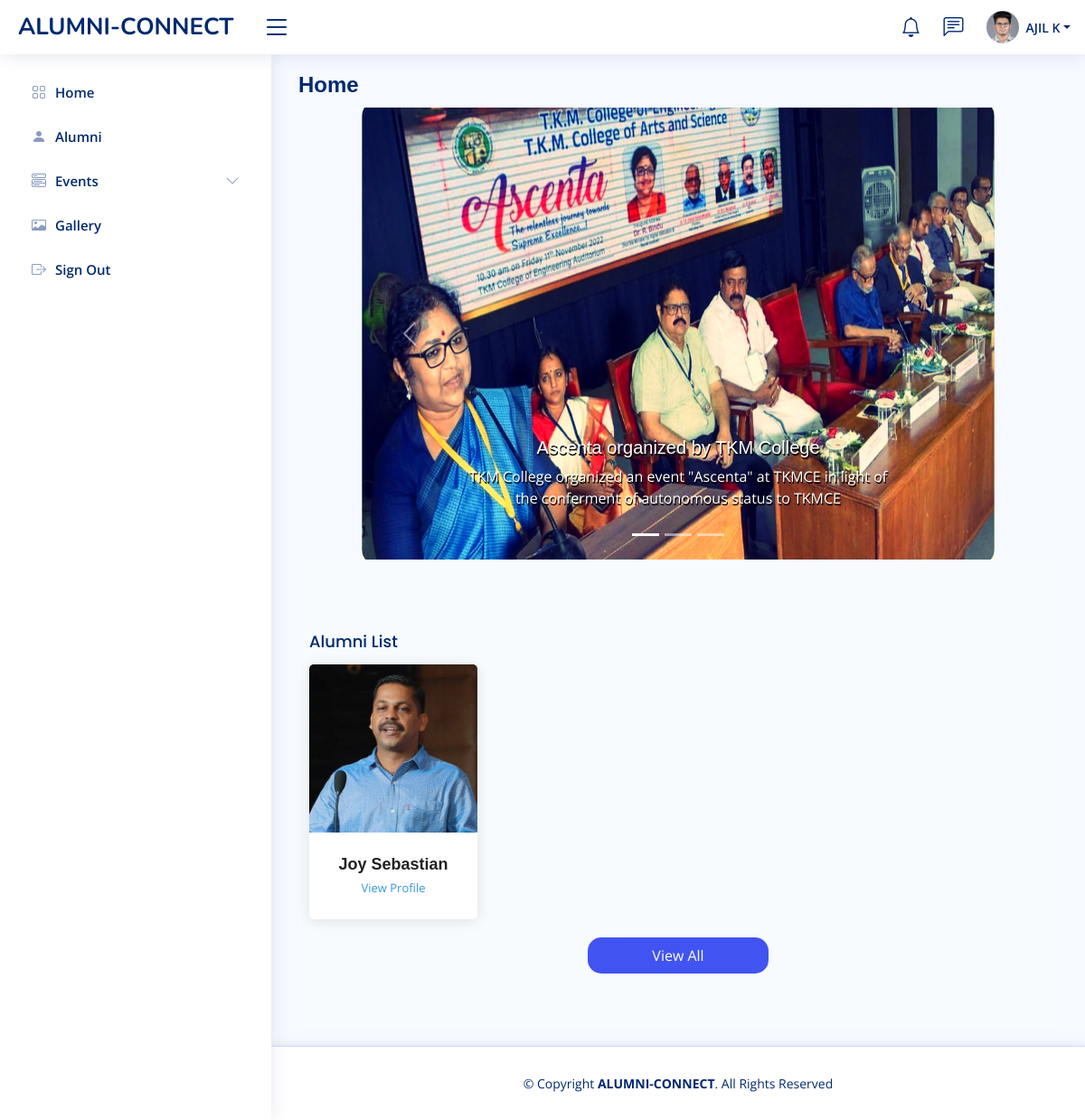
Page /alumnis/alumniView/ (signed in) on the earlier database version.
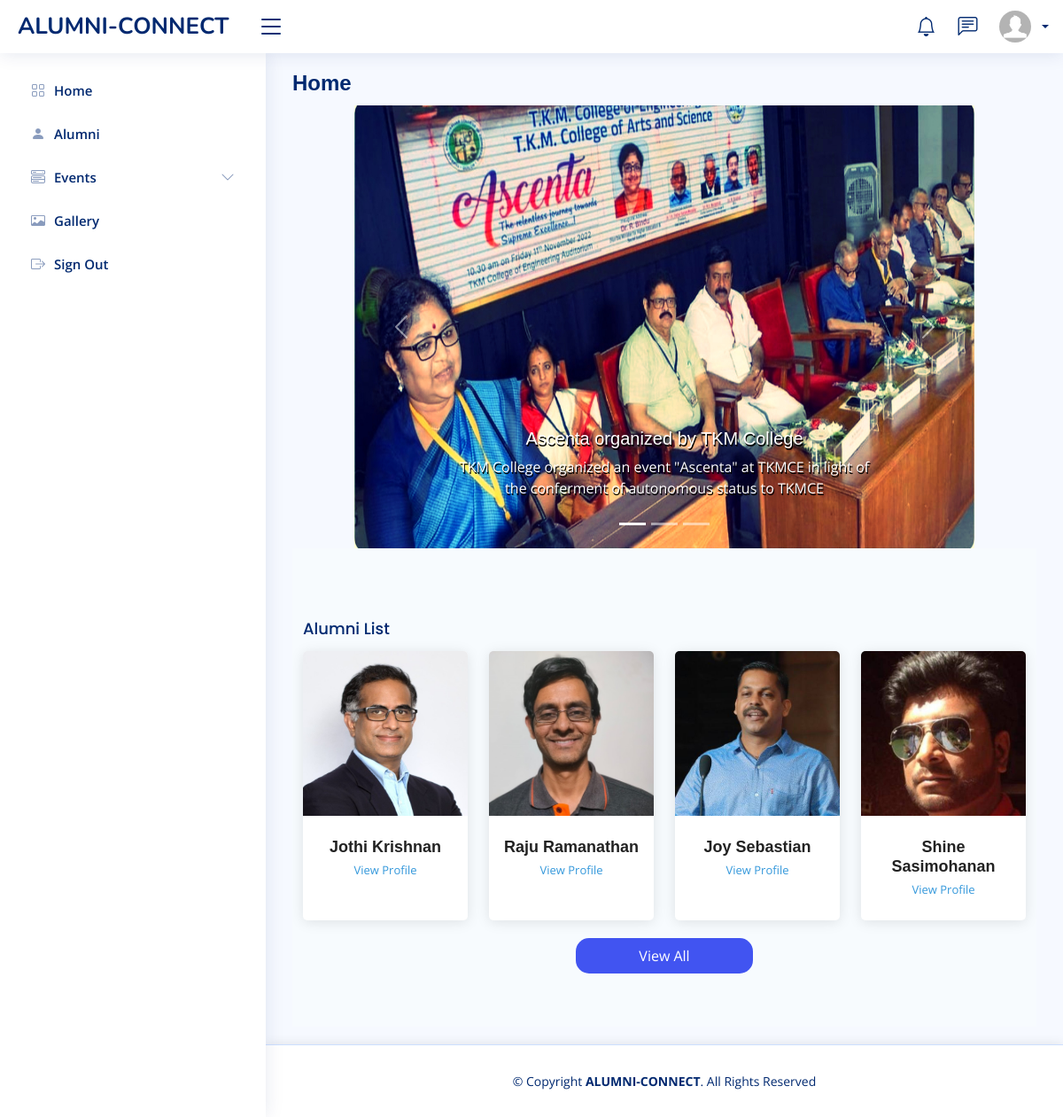
Same page on the later database version.
### alumnis/models.py (models this page shows)
class AlumniProPic(models.Model):
  proPic = models.ImageField(upload_to='alumniProPic/')
  email = models.CharField(max_length=255,primary_key=True, default="")

class Alumnis(models.Model):
  fname = models.CharField(max_length=255,default="")
  lname = models.CharField(max_length=255,default="")
  email = models.CharField(max_length=255,primary_key=True)
  branch = models.CharField(max_length=255,default="")
  yoa = models.IntegerField(default=0)
  mobile = models.IntegerField(default=0)
  password = models.CharField(max_length=255)
  otp = models.IntegerField(default=0)
  verified = models.IntegerField(default=0)
  profile = models.IntegerField(default=0)

### alumnis/views.py (the view)
# urls.py: path('alumniView/', views.alumniView, name='alumniView'),
def alumniView(request):
  if 'email' in request.session:
    a=request.session.get('email')
    pic = AlumniProPic.objects.filter(email=a).values()
    user = Alumnis.objects.filter(email=a).values()
    alumniDetails = AlumniProfile.objects.filter(email=a).values()
    alumniList =Alumnis.objects.filter(~Q(email=a),profile=1).order_by('email')[:4]
    alumniD=[]
    for i in alumniList:
      cp=AlumniProfile.objects.filter(email=i.email).count()
      ci=AlumniProPic.objects.filter(email=i.email).count()
      if int(cp)>0 and int(ci)>0:
        x=AlumniProfile.objects.get(email=i.email)
        y=AlumniProPic.objects.get(email=i.email)
        alumniD.append([i.email,i.fname,i.lname,x.linkedID,y.proPic])
      elif int(cp)>0 and int(ci)==0:
        x=AlumniProfile.objects.get(email=i.email)
        alumniD.append([i.email,i.fname,i.lname,x.linkedID,0])
    template = loader.get_template('alumniView.html')
    context = {
    'myalumnis': user,'details':alumniDetails,'pic' : pic,'alumniList': alumniD,
  }
    return HttpResponse(template.render(context, request))
  else:
    return redirect('index')

### alumnis/templates/alumniView.html (shortened to what this page needs)
<!DOCTYPE html>
<html lang="en">
<head>
    {% load static %}
  <link href="{% static 'assets2/vendor/bootstrap/css/bootstrap.min.css' %}" rel="stylesheet">
  <link href="{% static 'assets2/vendor/bootstrap-icons/bootstrap-icons.css' %}" rel="stylesheet">
  <link href="{% static 'assets2/vendor/boxicons/css/boxicons.min.css' %}" rel="stylesheet">
  <link href="{% static 'assets2/vendor/quill/quill.snow.css' %}" rel="stylesheet">
  <link href="{% static 'assets2/vendor/quill/quill.bubble.css' %}" rel="stylesheet">
  <link href="{% static 'assets2/vendor/remixicon/remixicon.css' %}" rel="stylesheet">
  <link href="{% static 'assets2/vendor/simple-datatables/style.css' %}" rel="stylesheet">
  <link href="{% static 'assets2/css/style.css' %}" rel="stylesheet">
  <link href="{% static 'assets/css/style.css' %}" rel="stylesheet">
</head>
<body>
  {% include 'alumniHeader.html' %}
  {% include 'alumniSidebar.html' %}
  <main id="main" class="main">
    <div class="pagetitle">
      <h1>Home</h1>
    </div>
    <div class="row">
<center>
    <div class="col-xl-10">
    <div id="carouselExampleCaptions" class="carousel slide" data-bs-ride="carousel">
      <div class="carousel-indicators">
        <button type="button" data-bs-target="#carouselExampleCaptions" data-bs-slide-to="0" class="active" aria-current="true" aria-label="Slide 1"></button>
        <button type="button" data-bs-target="#carouselExampleCaptions" data-bs-slide-to="1" aria-label="Slide 2"></button>
        <button type="button" data-bs-target="#carouselExampleCaptions" data-bs-slide-to="2" aria-label="Slide 3"></button>
      </div>
      <div class="carousel-inner">
        <div class="carousel-item active">
          <img src="{% static 'assets2/img/events/slide1.jpg' %}" height="500px" class="d-block w-100" alt="...">
          <div class="carousel-caption d-none d-md-block">
            <h5 style="text-shadow: 1px 2px #000;">Ascenta organized by TKM College </h5>
            <p style="text-shadow: 1px 2px #000;">TKM College organized an event "Ascenta" at TKMCE in light of the conferment of autonomous status to TKMCE</p>
          </div>
        </div>
      </div>
      <button class="carousel-control-prev" type="button" data-bs-target="#carouselExampleCaptions" data-bs-slide="prev">
        <span class="carousel-control-prev-icon" aria-hidden="true"></span>
      </button>
      <button class="carousel-control-next" type="button" data-bs-target="#carouselExampleCaptions" data-bs-slide="next">
        <span class="carousel-control-next-icon" aria-hidden="true"></span>
      </button>
    </div>
    </div>
  </center>
    </div>
    <section class="team section-bg">
      <div class="container">
        <h5 class="card-title">Alumni List</h5>
        <div class="row">
          {% for i in alumniList %}
            <div class="col-lg-3 col-md-6 d-flex align-items-stretch">
              <div class="member" data-aos="fade-up" data-aos-delay="400">
                <div class="member-img">
                  {% if i.4 %}
                  <img src="{% static 'media/' %}{{ i.4 }}" class="img-fluid" alt="">
                  {% else %}
                  <img src="{% static 'assets2/img/profile-img.jpg' %}" class="img-fluid" alt="">
                  {% endif %}
                </div>
                <div class="member-info">
                  <h4>{{ i.1 }} {{ i.2 }}</h4>
                  <span><a href="../viewAlumniPro/{{ i.0 }}">View Profile</a></span>
                </div>
              </div>
            </div>
          {% endfor %}
        </div>
        <center><a style="color:white;" href="../alumniList"><button style="background-color: #4154f1; border:none;border-radius:15px; width:200px;height:40px;color:white;">View All</button></a></center>
      </div>
    </section>
</main>
  <footer id="footer" class="footer">
    <div class="copyright">
      &copy; Copyright <strong><span>ALUMNI-CONNECT</span></strong>. All Rights Reserved
    </div>
  </footer>
</body>
</html>

### alumnis/templates/alumniHeader.html (shortened to what this page needs)
{% load static %}
<header id="header" class="header fixed-top d-flex align-items-center">
    <div class="d-flex align-items-center justify-content-between">
      <a href="../" class="logo d-flex align-items-center">
        <span class="d-none d-lg-block" style="margin-left:20px;">ALUMNI-CONNECT</span>
      </a>
      <i class="bi bi-list toggle-sidebar-btn"></i>
    </div>
    <nav class="header-nav ms-auto">
      <ul class="d-flex align-items-center">
        <li class="nav-item dropdown">
          <a class="nav-link nav-icon" href="#" data-bs-toggle="dropdown">
            <i class="bi bi-bell"></i>
          </a>
        </li>
        <li class="nav-item dropdown">
          <a class="nav-link nav-icon" href="#" data-bs-toggle="dropdown">
            <i class="bi bi-chat-left-text"></i>
          </a>
        </li>
        <li class="nav-item dropdown pe-3">
          <a class="nav-link nav-profile d-flex align-items-center pe-0" href="#" data-bs-toggle="dropdown">
            {% if pic.0.proPic %}
              <img src="{% static 'media/' %}{{ pic.0.proPic }}"  alt="Profile" class="rounded-circle">
            {% else %}
              <img src="{% static 'assets2/img/profile-img.jpg' %}" alt="Profile" class="rounded-circle">
            {% endif %}
            <span class="d-none d-md-block dropdown-toggle ps-2">{{ myalumnis.0.fname }} {{ myalumnis.0.lname }}</span>
          </a>
        </li>
      </ul>
    </nav>
  </header>

### alumnis/templates/alumniSidebar.html (shortened to what this page needs)
{% load static %}
<aside id="sidebar" class="sidebar">
    <ul class="sidebar-nav" id="sidebar-nav">
      <li class="nav-item">
        <a class="nav-link collapsed" href="../alumniView">
          <i class="bi bi-grid"></i>
          <span>Home</span>
        </a>
      </li>
      <li class="nav-item">
        <a class="nav-link collapsed" href="../alumniList">
          <i class="bi bi-person-fill"></i>
          <span>Alumni</span>
        </a>
      </li>
      <li class="nav-item">
        <a class="nav-link collapsed" data-bs-target="#components-nav" data-bs-toggle="collapse" href="#">
          <i class="bi bi-menu-button-wide"></i><span>Events</span><i class="bi bi-chevron-down ms-auto"></i>
        </a>
      </li>
      <li class="nav-item">
        <a class="nav-link collapsed" href="../alumniGallery">
          <i class="bi bi-card-image"></i>
          <span>Gallery</span>
        </a>
      </li>
      <li class="nav-item">
        <a class="nav-link collapsed" data-bs-toggle="modal" data-bs-target="#signout">
          <i class="bi bi-box-arrow-right"></i>
          <span>Sign Out</span>
        </a>
      </li>
    </ul>
  </aside>

### alumnis/static/assets2/css/style.css (style rules this page uses)
:root { scroll-behavior: smooth; }
body { font-family: "Open Sans", sans-serif; background: #f6f9ff; color: #444444; }
a { color: #4154f1; text-decoration: none; }
h1, h2, h3, h4, h5, h6 { font-family: "Nunito", sans-serif; }
#main { margin-top: 60px; padding: 20px 30px; transition: all 0.3s; }
.pagetitle { margin-bottom: 10px; }
.pagetitle h1 { font-size: 24px; margin-bottom: 0; font-weight: 600; color: #012970; }
.card-title { padding: 20px 0 15px 0; font-size: 18px; font-weight: 500; color: #012970; font-family: "Poppins", sans-serif; }
.logo { line-height: 1; }
@media (min-width: 1200px) { .logo { width: 280px; } }
.logo span { font-size: 26px; font-weight: 700; color: #012970; font-family: "Nunito", sans-serif; }
.header { transition: all 0.5s; z-index: 997; height: 60px; box-shadow: 0px 2px 20px rgba(1, 41, 112, 0.1); background-color: #fff; padding-left: 20px; }
.header .toggle-sidebar-btn { font-size: 32px; padding-left: 10px; cursor: pointer; color: #012970; }
.header-nav ul { list-style: none; }
.header-nav>ul { margin: 0; padding: 0; }
.header-nav .nav-icon { font-size: 22px; color: #012970; margin-right: 25px; position: relative; }
.header-nav .nav-profile { color: #012970; }
.header-nav .nav-profile img { max-height: 36px; }
.header-nav .nav-profile span { font-size: 14px; font-weight: 600; }
.sidebar { position: fixed; top: 60px; left: 0; bottom: 0; width: 300px; z-index: 996; transition: all 0.3s; padding: 20px; overflow-y: auto; scrollbar-width: thin; scrollbar-color: #aab7cf transparent; box-shadow: 0px 0px 20px rgba(1, 41, 112, 0.1); background-color: #fff; }
@media (min-width: 1200px) { #main, #footer { margin-left: 300px; } }
.sidebar-nav { padding: 0; margin: 0; list-style: none; }
.sidebar-nav li { padding: 0; margin: 0; list-style: none; }
.sidebar-nav .nav-item { margin-bottom: 5px; }
.sidebar-nav .nav-link { display: flex; align-items: center; font-size: 15px; font-weight: 600; color: #4154f1; transition: 0.3; background: #f6f9ff; padding: 10px 15px; border-radius: 4px; }
.sidebar-nav .nav-link i { font-size: 16px; margin-right: 10px; color: #4154f1; }
.sidebar-nav .nav-link.collapsed { color: #012970; background: #fff; }
.sidebar-nav .nav-link.collapsed i { color: #899bbd; }
.sidebar-nav .nav-link .bi-chevron-down { margin-right: 0; transition: transform 0.2s ease-in-out; }
.footer { padding: 20px 0; font-size: 14px; transition: all 0.3s; border-top: 1px solid #cddfff; }
.footer .copyright { text-align: center; color: #012970; }

### alumnis/static/assets/css/style.css (style rules this page uses)
body { font-family: "Open Sans", sans-serif; color: #444444; }
a { color: #3498db; text-decoration: none; }
h1 { font-family: Verdana, Geneva, Tahoma, sans-serif; }
h2, h3, h4, h5, h6 { font-family: "Raleway", sans-serif; }
#header { z-index: 997; transition: all 0.5s; padding: 22px 0; background: #fff; }
section { padding: 60px 0; overflow: hidden; }
.section-bg { background-color: #f7fbfe; }
.team .member { margin-bottom: 20px; overflow: hidden; text-align: center; border-radius: 5px; background: #fff; box-shadow: 0px 2px 15px rgba(0, 0, 0, 0.1); }
.team .member .member-img { position: relative; overflow: hidden; }
.team .member .member-info { padding: 25px 15px; }
.team .member .member-info h4 { font-weight: 700; margin-bottom: 5px; font-size: 18px; color: #222222; }
.team .member .member-info span { display: block; font-size: 13px; font-weight: 400; color: #aaaaaa; }
#footer { background: #fff; box-shadow: 0px 0px 12px 0px rgba(0, 0, 0, 0.1); padding: 30px 0; color: #222222; font-size: 14px; }

Differences in the rows shown:
removed AlumniProPic: proPic (picture)
removed Alumnis: fname "AJIL"
added AlumniProPic: proPic (picture)
added Alumnis: fname "Jothi", lname "Krishnan"
added AlumniProPic: proPic (picture)
added Alumnis: fname "Raju", lname "Ramanathan"
added AlumniProPic: proPic (picture)
added Alumnis: fname "Shine", lname "Sasimohanan"
Other differences:
{{ myalumnis.0.lname }}: "K" → (not shown)
new list line: "View Profile"
